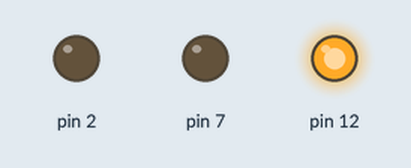
A sketch run on a simulated Arduino Uno, built with avr-gcc and run on an emulated ATmega328P. Shown: output pins drawn as LEDs (lit = HIGH).

Above: at 0.2 s.
At 3.7 s:
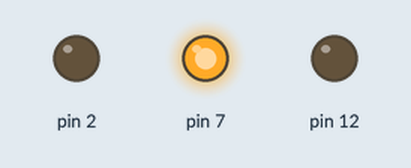
At 7.7 s:
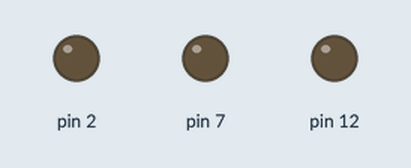
At 11.7 s:
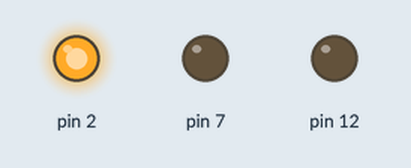
Timing chart, 0 to 18.2 s (numbered marks = the images above):
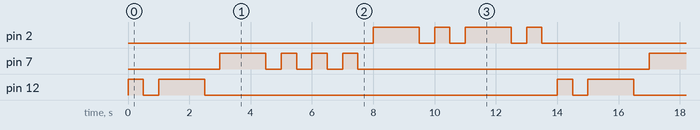

Measured:
- by itself, pin 2: repeats every 14.0 s: LOW 0.50 s, HIGH 0.50 s, LOW 0.50 s, HIGH 1.5 s, LOW 0.50 s, HIGH 0.50 s, LOW 8.5 s, HIGH 1.5 s
- by itself, pin 7: repeats every 14.0 s: 3 × (LOW 0.50 s, HIGH 0.50 s), LOW 9.5 s, HIGH 1.5 s
- by itself, pin 12: repeats every 14.0 s: LOW 0.50 s, HIGH 1.5 s, LOW 11.5 s, HIGH 0.50 s

The sketch:

CodigoMorse.ino
```cpp
/*
Fazendo três fileiras de LED simples piscarem o código Morse em sequência para A, B e C
*/
/*
Função que faz o LED piscar o o traço
*/
void dash(int pin){
  	digitalWrite(pin, HIGH);
  	delay(1500);
  	digitalWrite(pin, LOW);
  	delay(500);
}
/*
Função que faz o LED piscar o ponto
*/
void dot(int pin){
    digitalWrite(pin, HIGH);
  	delay(500);
  	digitalWrite(pin, LOW);
  	delay(500);

}

/*
Funções que vão chamar a sequência correta de pontos e traços para sua letra correspondente
*/
void a(int pin){
  dot(pin);
  dash(pin);
}
void b(int pin){
  dash(pin);
  dot(pin);
  dot(pin);
  dot(pin);
}
void c(int pin){
  dash(pin);
  dot(pin);
  dash(pin);
  dot(pin);
}

void setup()
{
  pinMode(12, OUTPUT);
  pinMode(7, OUTPUT);
  pinMode(2, OUTPUT);
}

void loop()
{
 a(12);
 b(7);
 c(2);
}
```
